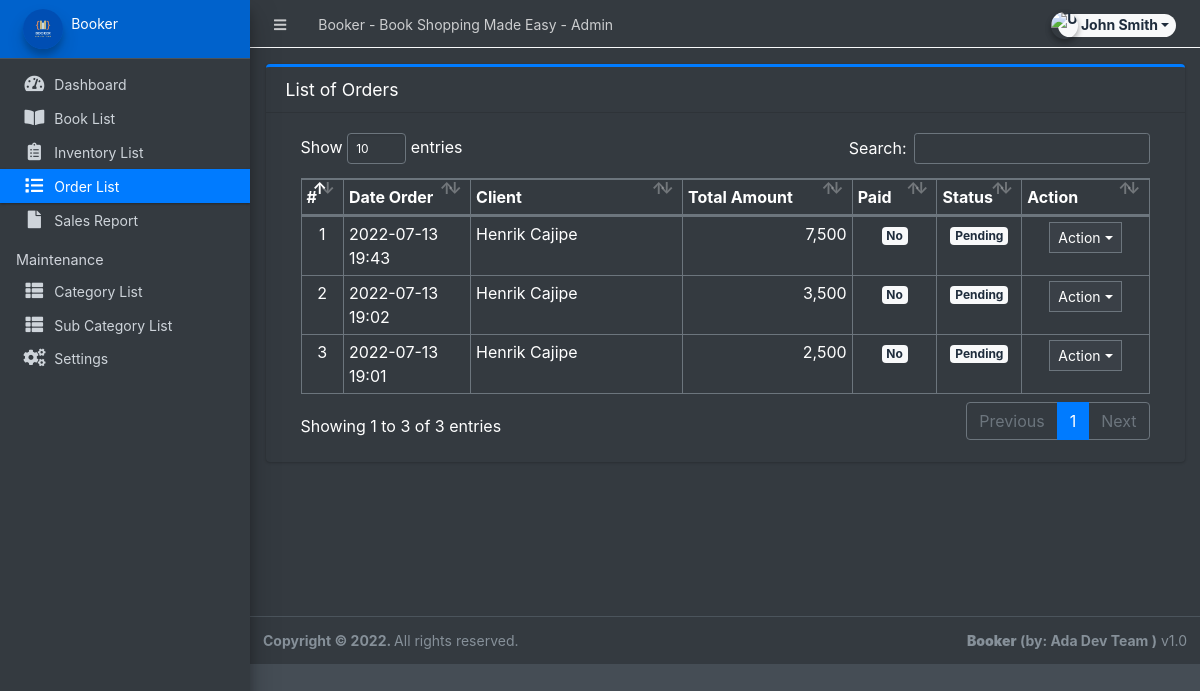
Page /admin/?page=orders (signed in) on the committed database.
### tables this page shows
CREATE TABLE `orders` (
  `id` int(30) NOT NULL,
  `client_id` int(30) NOT NULL,
  `delivery_address` text NOT NULL,
  `payment_method` varchar(100) NOT NULL,
  `order_type` tinyint(1) NOT NULL COMMENT '1= pickup,2= deliver',
  `amount` double NOT NULL,
  `status` tinyint(2) NOT NULL DEFAULT 0,
  `paid` tinyint(1) NOT NULL DEFAULT 0,
  `date_created` datetime NOT NULL DEFAULT current_timestamp(),
  `date_updated` datetime DEFAULT NULL ON UPDATE current_timestamp()
);

### admin/orders/index.php (the view, shortened to what this page needs)
<div class="card card-outline card-primary">
	<div class="card-header">
		<h3 class="card-title">List of Orders</h3>
	</div>
	<div class="card-body">
		<div class="container-fluid">
        <div class="container-fluid">
			<table class="table table-bordered table-stripped">
				<colgroup>
					<col width="5%">
					<col width="15%">
					<col width="25%">
					<col width="20%">
					<col width="10%">
					<col width="10%">
					<col width="15%">
				</colgroup>
				<thead>
					<tr>
						<th>#</th>
						<th>Date Order</th>
						<th>Client</th>
						<th>Total Amount</th>
						<th>Paid</th>
						<th>Status</th>
						<th>Action</th>
					</tr>
				</thead>
				<tbody>
					<?php
					$i = 1;
						$qry = $conn->query("SELECT o.*,concat(c.firstname,' ',c.lastname) as client from `orders` o inner join clients c on c.id = o.client_id order by unix_timestamp(o.date_created) desc ");
						while($row = $qry->fetch_assoc()):
					?>
						<tr>
							<td class="text-center"><?php echo $i++; ?></td>
							<td><?php echo date("Y-m-d H:i",strtotime($row['date_created'])) ?></td>
							<td><?php echo $row['client'] ?></td>
							<td class="text-right"><?php echo number_format($row['amount']) ?></td>
							<td class="text-center">
                                <?php if($row['paid'] == 0): ?>
                                    <span class="badge badge-light">No</span>
                                <?php else: ?>
                                    <span class="badge badge-success">Yes</span>
                                <?php endif; ?>
                            </td>
							<td class="text-center">
                                <?php if($row['status'] == 0): ?>
                                    <span class="badge badge-light">Pending</span>
                                <?php elseif($row['status'] == 1): ?>
                                    <span class="badge badge-primary">Packed</span>
								<?php elseif($row['status'] == 2): ?>
                                    <span class="badge badge-warning">Out for Delivery</span>
								<?php elseif($row['status'] == 3): ?>
                                    <span class="badge badge-success">Delivered</span>
								<?php elseif($row['status'] == 5): ?>
                                    <span class="badge badge-success">Picked Up</span>
                                <?php else: ?>
                                    <span class="badge badge-danger">Cancelled</span>
                                <?php endif; ?>
                            </td>
							<td align="center">
								 <button type="button" class="btn btn-flat btn-default btn-sm dropdown-toggle dropdown-icon" data-toggle="dropdown">
				                  		Action
				                  </button>
							</td>
						</tr>
					<?php endwhile; ?>
				</tbody>
			</table>
		</div>
		</div>
	</div>
</div>

### rows in the picture
orders: date_created "2022-07-13 19:43", client "Henrik Cajipe", amount "7,500", paid "No", status "Pending"
orders: date_created "2022-07-13 19:02", client "Henrik Cajipe", amount "3,500", paid "No", status "Pending"
orders: date_created "2022-07-13 19:01", client "Henrik Cajipe", amount "2,500", paid "No", status "Pending"

### other values in the picture
$_settings->info('name') "Booker - Book Shopping Made Easy"
$_settings->userdata('firstname').' '.$_settings->userdata('lastname') "John Smith"
$_settings->info('short_name') "Booker"
